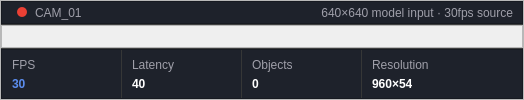
          <widget class="QFrame" name="frame_6">
           <property name="styleSheet">
            <string notr="true">#frame_6{
	border: 1px solid #363737;
}</string>
           </property>
           <property name="frameShape">
            <enum>QFrame::Shape::StyledPanel</enum>
           </property>
           <property name="frameShadow">
            <enum>QFrame::Shadow::Raised</enum>
           </property>
           <layout class="QVBoxLayout" name="verticalLayout_5">
            <property name="spacing">
             <number>0</number>
            </property>
            <property name="leftMargin">
             <number>0</number>
            </property>
            <property name="topMargin">
             <number>0</number>
            </property>
            <property name="rightMargin">
             <number>0</number>
            </property>
            <property name="bottomMargin">
             <number>0</number>
            </property>
            <item>
             <widget class="QFrame" name="frame_7">
              <property name="maximumSize">
               <size>
                <width>16777215</width>
                <height>25</height>
               </size>
              </property>
              <property name="styleSheet">
               <string notr="true">color: #9F9FA9;
background-color:#1e222b;</string>
              </property>
              <property name="frameShape">
               <enum>QFrame::Shape::StyledPanel</enum>
              </property>
              <property name="frameShadow">
               <enum>QFrame::Shadow::Raised</enum>
              </property>
              <layout class="QHBoxLayout" name="horizontalLayout_13">
               <property name="spacing">
                <number>0</number>
               </property>
               <property name="leftMargin">
                <number>15</number>
               </property>
               <property name="topMargin">
                <number>0</number>
               </property>
               <property name="bottomMargin">
                <number>0</number>
               </property>
               <item>
                <widget class="QFrame" name="frame_10">
                 <property name="minimumSize">
                  <size>
                   <width>0</width>
                   <height>0</height>
                  </size>
                 </property>
                 <property name="maximumSize">
                  <size>
                   <width>300</width>
                   <height>16777215</height>
                  </size>
                 </property>
                 <property name="styleSheet">
                  <string notr="true">color: #9F9FA9;
background-color:#1e222b;
border-radius: 4px;</string>
                 </property>
                 <property name="frameShape">
                  <enum>QFrame::Shape::StyledPanel</enum>
                 </property>
                 <property name="frameShadow">
                  <enum>QFrame::Shadow::Raised</enum>
                 </property>
                 <layout class="QHBoxLayout" name="horizontalLayout_14">
                  <property name="spacing">
                   <number>0</number>
                  </property>
                  <property name="leftMargin">
                   <number>0</number>
                  </property>
                  <property name="topMargin">
                   <number>0</number>
                  </property>
                  <property name="rightMargin">
                   <number>0</number>
                  </property>
                  <property name="bottomMargin">
                   <number>0</number>
                  </property>
                  <item>
                   <widget class="QLabel" name="label_live_dot_2">
                    <property name="minimumSize">
                     <size>
                      <width>10</width>
                      <height>10</height>
                     </size>
                    </property>
                    <property name="maximumSize">
                     <size>
                      <width>10</width>
                      <height>10</height>
                     </size>
                    </property>
                    <property name="styleSheet">
                     <string notr="true">background-color:#eb4034;
border-radius:5px;
border:None;</string>
                    </property>
                    <property name="text">
                     <string/>
                    </property>
                   </widget>
                  </item>
                  <item>
                   <widget class="QLabel" name="project_title_6">
                    <property name="font">
                     <font>
                      <family>Ubuntu</family>
                      <pointsize>9</pointsize>
                      <bold>false</bold>
                     </font>
                    </property>
                    <property name="styleSheet">
                     <string notr="true">padding-left: 5px;</string>
                    </property>
                    <property name="text">
                     <string>CAM_01</string>
                    </property>
                    <property name="margin">
                     <number>0</number>
                    </property>
                   </widget>
                  </item>
                 </layout>
                 <zorder>project_title_6</zorder>
                 <zorder>label_live_dot_2</zorder>
                </widget>
               </item>
               <item>
                <widget class="QLabel" name="project_title_7">
                 <property name="font">
                  <font>
                   <family>Ubuntu</family>
                   <pointsize>9</pointsize>
                   <bold>false</bold>
                  </font>
                 </property>
                 <property name="styleSheet">
                  <string notr="true"/>
                 </property>
                 <property name="text">
                  <string>640×640 model input · 30fps source</string>
                 </property>
                 <property name="alignment">
                  <set>Qt::AlignmentFlag::AlignRight|Qt::AlignmentFlag::AlignTrailing|Qt::AlignmentFlag::AlignVCenter</set>
                 </property>
                 <property name="margin">
                  <number>0</number>
                 </property>
                </widget>
               </item>
              </layout>
             </widget>
            </item>
            <item>
             <widget class="Line" name="line_2">
              <property name="maximumSize">
               <size>
                <width>16777215</width>
                <height>1</height>
               </size>
              </property>
              <property name="styleSheet">
               <string notr="true">background-color:#363737;</string>
              </property>
              <property name="orientation">
               <enum>Qt::Orientation::Horizontal</enum>
              </property>
             </widget>
            </item>
            <item>
             <widget class="QFrame" name="frm_videofeed">
              <property name="frameShape">
               <enum>QFrame::Shape::StyledPanel</enum>
              </property>
              <property name="frameShadow">
               <enum>QFrame::Shadow::Raised</enum>
              </property>
             </widget>
            </item>
            <item>
             <widget class="Line" name="line_11">
              <property name="minimumSize">
               <size>
                <width>0</width>
                <height>1</height>
               </size>
              </property>
              <property name="maximumSize">
               <size>
                <width>16777215</width>
                <height>1</height>
               </size>
              </property>
              <property name="styleSheet">
               <string notr="true">background-color:#363737;</string>
              </property>
              <property name="orientation">
               <enum>Qt::Orientation::Horizontal</enum>
              </property>
             </widget>
            </item>
            <item>
             <widget class="QFrame" name="frame_14">
              <property name="minimumSize">
               <size>
                <width>0</width>
                <height>50</height>
               </size>
              </property>
              <property name="maximumSize">
               <size>
                <width>16777215</width>
                <height>50</height>
               </size>
              </property>
              <property name="styleSheet">
               <string notr="true">background-color:#1e222b;</string>
              </property>
              <property name="frameShape">
               <enum>QFrame::Shape::StyledPanel</enum>
              </property>
              <property name="frameShadow">
               <enum>QFrame::Shadow::Raised</enum>
              </property>
              <layout class="QHBoxLayout" name="horizontalLayout_12">
               <property name="spacing">
                <number>0</number>
               </property>
               <property name="leftMargin">
                <number>0</number>
               </property>
               <property name="topMargin">
                <number>0</number>
               </property>
               <property name="rightMargin">
                <number>0</number>
               </property>
               <property name="bottomMargin">
                <number>0</number>
               </property>
               <item>
                <widget class="QFrame" name="frame_32">
                 <property name="minimumSize">
                  <size>
                   <width>120</width>
                   <height>0</height>
                  </size>
                 </property>
                 <property name="maximumSize">
                  <size>
                   <width>120</width>
                   <height>16777215</height>
                  </size>
                 </property>
                 <property name="styleSheet">
                  <string notr="true">border:none;</string>
                 </property>
                 <property name="frameShape">
                  <enum>QFrame::Shape::StyledPanel</enum>
                 </property>
                 <property name="frameShadow">
                  <enum>QFrame::Shadow::Raised</enum>
                 </property>
                 <layout class="QHBoxLayout" name="horizontalLayout_8">
                  <property name="spacing">
                   <number>0</number>
                  </property>
                  <property name="leftMargin">
                   <number>0</number>
                  </property>
                  <property name="topMargin">
                   <number>0</number>
                  </property>
                  <property name="rightMargin">
                   <number>0</number>
                  </property>
                  <property name="bottomMargin">
                   <number>0</number>
                  </property>
                  <item>
                   <widget class="QFrame" name="frame_31">
                    <property name="minimumSize">
                     <size>
                      <width>0</width>
                      <height>0</height>
                     </size>
                    </property>
                    <property name="maximumSize">
                     <size>
                      <width>16777215</width>
                      <height>16777215</height>
                     </size>
                    </property>
                    <property name="styleSheet">
                     <string notr="true">border:none;</string>
                    </property>
                    <property name="frameShape">
                     <enum>QFrame::Shape::StyledPanel</enum>
                    </property>
                    <property name="frameShadow">
                     <enum>QFrame::Shadow::Raised</enum>
                    </property>
                    <layout class="QVBoxLayout" name="verticalLayout_14">
                     <property name="spacing">
                      <number>0</number>
                     </property>
                     <property name="leftMargin">
                      <number>10</number>
                     </property>
                     <property name="topMargin">
                      <number>5</number>
                     </property>
                     <property name="rightMargin">
                      <number>0</number>
                     </property>
                     <property name="bottomMargin">
                      <number>5</number>
                     </property>
                     <item>
                      <widget class="QLabel" name="project_title_22">
                       <property name="maximumSize">
                        <size>
                         <width>40</width>
                         <height>16777215</height>
                        </size>
                       </property>
                       <property name="font">
                        <font>
                         <family>Ubuntu</family>
                         <pointsize>9</pointsize>
                         <kerning>true</kerning>
                        </font>
                       </property>
                       <property name="styleSheet">
                        <string notr="true">color: #9F9FA9;</string>
                       </property>
                       <property name="text">
                        <string>FPS</string>
                       </property>
                      </widget>
                     </item>
                     <item>
                      <widget class="QLabel" name="lbl_FPS">
                       <property name="maximumSize">
                        <size>
                         <width>40</width>
                         <height>16777215</height>
                        </size>
                       </property>
                       <property name="font">
                        <font>
                         <family>Ubuntu</family>
                         <pointsize>9</pointsize>
                         <bold>true</bold>
                         <kerning>true</kerning>
                        </font>
                       </property>
                       <property name="styleSheet">
                        <string notr="true">color: #5b8def;</string>
                       </property>
                       <property name="text">
                        <string>30</string>
                       </property>
                      </widget>
                     </item>
                    </layout>
                   </widget>
                  </item>
                  <item>
                   <widget class="Line" name="line_9">
                    <property name="minimumSize">
                     <size>
                      <width>1</width>
                      <height>0</height>
                     </size>
                    </property>
                    <property name="maximumSize">
                     <size>
                      <width>1</width>
                      <height>16777215</height>
                     </size>
                    </property>
                    <property name="styleSheet">
                     <string notr="true">background-color:#363737;</string>
                    </property>
                    <property name="orientation">
                     <enum>Qt::Orientation::Vertical</enum>
                    </property>
                   </widget>
                  </item>
                 </layout>
                </widget>
               </item>
               <item>
                <widget class="QFrame" name="frame_33">
                 <property name="minimumSize">
                  <size>
                   <width>120</width>
                   <height>0</height>
                  </size>
                 </property>
                 <property name="maximumSize">
                  <size>
                   <width>120</width>
                   <height>16777215</height>
                  </size>
                 </property>
                 <property name="styleSheet">
                  <string notr="true">border:none;</string>
                 </property>
                 <property name="frameShape">
                  <enum>QFrame::Shape::StyledPanel</enum>
                 </property>
                 <property name="frameShadow">
                  <enum>QFrame::Shadow::Raised</enum>
                 </property>
                 <layout class="QHBoxLayout" name="horizontalLayout_9">
                  <property name="spacing">
                   <number>0</number>
                  </property>
                  <property name="leftMargin">
                   <number>0</number>
                  </property>
                  <property name="topMargin">
                   <number>0</number>
                  </property>
                  <property name="rightMargin">
                   <number>0</number>
                  </property>
                  <property name="bottomMargin">
                   <number>0</number>
                  </property>
                  <item>
                   <widget class="QFrame" name="frame_34">
                    <property name="minimumSize">
                     <size>
                      <width>0</width>
                      <height>0</height>
                     </size>
                    </property>
                    <property name="maximumSize">
                     <size>
                      <width>16777215</width>
                      <height>16777215</height>
                     </size>
                    </property>
                    <property name="styleSheet">
                     <string notr="true">border:none;</string>
                    </property>
                    <property name="frameShape">
                     <enum>QFrame::Shape::StyledPanel</enum>
                    </property>
                    <property name="frameShadow">
                     <enum>QFrame::Shadow::Raised</enum>
                    </property>
                    <layout class="QVBoxLayout" name="verticalLayout_18">
                     <property name="spacing">
                      <number>0</number>
                     </property>
                     <property name="leftMargin">
                      <number>10</number>
                     </property>
                     <property name="topMargin">
                      <number>5</number>
                     </property>
                     <property name="rightMargin">
                      <number>0</number>
                     </property>
                     <property name="bottomMargin">
                      <number>5</number>
                     </property>
                     <item>
                      <widget class="QLabel" name="project_title_29">
                       <property name="maximumSize">
                        <size>
                         <width>50</width>
                         <height>16777215</height>
                        </size>
                       </property>
                       <property name="font">
                        <font>
                         <family>Ubuntu</family>
                         <pointsize>9</pointsize>
                         <kerning>true</kerning>
                        </font>
                       </property>
                       <property name="styleSheet">
                        <string notr="true">color: #9F9FA9;</string>
                       </property>
                       <property name="text">
                        <string>Latency</string>
                       </property>
                      </widget>
                     </item>
                     <item>
                      <widget class="QLabel" name="lbl_Latency">
                       <property name="maximumSize">
                        <size>
                         <width>40</width>
                         <height>16777215</height>
                        </size>
                       </property>
                       <property name="font">
                        <font>
                         <family>Ubuntu</family>
                         <pointsize>9</pointsize>
                         <bold>true</bold>
                         <kerning>true</kerning>
                        </font>
                       </property>
                       <property name="styleSheet">
                        <string notr="true">color: #ffffff;</string>
                       </property>
                       <property name="text">
                        <string>40</string>
                       </property>
                      </widget>
                     </item>
                    </layout>
                   </widget>
                  </item>
                  <item>
                   <widget class="Line" name="line_10">
                    <property name="minimumSize">
                     <size>
                      <width>1</width>
                      <height>0</height>
                     </size>
                    </property>
                    <property name="maximumSize">
                     <size>
                      <width>1</width>
                      <height>16777215</height>
                     </size>
                    </property>
                    <property name="styleSheet">
                     <string notr="true">background-color:#363737;</string>
                    </property>
                    <property name="orientation">
                     <enum>Qt::Orientation::Vertical</enum>
                    </property>
                   </widget>
                  </item>
                 </layout>
                </widget>
               </item>
               <item>
                <widget class="QFrame" name="frame_37">
                 <property name="minimumSize">
                  <size>
                   <width>120</width>
                   <height>0</height>
                  </size>
                 </property>
                 <property name="maximumSize">
                  <size>
                   <width>120</width>
                   <height>16777215</height>
                  </size>
                 </property>
                 <property name="styleSheet">
                  <string notr="true">border:none;</string>
                 </property>
                 <property name="frameShape">
                  <enum>QFrame::Shape::StyledPanel</enum>
                 </property>
                 <property name="frameShadow">
                  <enum>QFrame::Shadow::Raised</enum>
                 </property>
                 <layout class="QHBoxLayout" name="horizontalLayout_11">
                  <property name="spacing">
                   <number>0</number>
                  </property>
                  <property name="leftMargin">
                   <number>0</number>
                  </property>
                  <property name="topMargin">
                   <number>0</number>
                  </property>
                  <property name="rightMargin">
                   <number>0</number>
                  </property>
                  <property name="bottomMargin">
                   <number>0</number>
                  </property>
                  <item>
                   <widget class="QFrame" name="frame_38">
                    <property name="minimumSize">
                     <size>
                      <width>0</width>
                      <height>0</height>
                     </size>
                    </property>
                    <property name="maximumSize">
                     <size>
                      <width>16777215</width>
                      <height>16777215</height>
                     </size>
                    </property>
                    <property name="styleSheet">
                     <string notr="true">border:none;</string>
                    </property>
                    <property name="frameShape">
                     <enum>QFrame::Shape::StyledPanel</enum>
                    </property>
                    <property name="frameShadow">
                     <enum>QFrame::Shadow::Raised</enum>
                    </property>
                    <layout class="QVBoxLayout" name="verticalLayout_20">
                     <property name="spacing">
                      <number>0</number>
                     </property>
                     <property name="leftMargin">
                      <number>10</number>
                     </property>
                     <property name="topMargin">
                      <number>5</number>
                     </property>
                     <property name="rightMargin">
                      <number>0</number>
                     </property>
                     <property name="bottomMargin">
                      <number>5</number>
                     </property>
                     <item>
                      <widget class="QLabel" name="project_title_33">
                       <property name="maximumSize">
                        <size>
                         <width>40</width>
                         <height>16777215</height>
                        </size>
                       </property>
                       <property name="font">
                        <font>
                         <family>Ubuntu</family>
                         <pointsize>9</pointsize>
                         <kerning>true</kerning>
                        </font>
                       </property>
                       <property name="styleSheet">
                        <string notr="true">color: #9F9FA9;</string>
                       </property>
                       <property name="text">
                        <string>Objects</string>
                       </property>
                      </widget>
                     </item>
                     <item>
                      <widget class="QLabel" name="lbl_Objects">
                       <property name="maximumSize">
                        <size>
                         <width>40</width>
                         <height>16777215</height>
                        </size>
                       </property>
                       <property name="font">
                        <font>
                         <family>Ubuntu</family>
                         <pointsize>9</pointsize>
                         <bold>true</bold>
                         <kerning>true</kerning>
                        </font>
                       </property>
                       <property name="styleSheet">
                        <string notr="true">color: #ffffff;</string>
                       </property>
                       <property name="text">
                        <string>0</string>
                       </property>
                      </widget>
                     </item>
                    </layout>
                   </widget>
                  </item>
                  <item>
                   <widget class="Line" name="line_12">
                    <property name="minimumSize">
                     <size>
                      <width>1</width>
                      <height>0</height>
                     </size>
                    </property>
                    <property name="maximumSize">
                     <size>
                      <width>1</width>
                      <height>16777215</height>
                     </size>
                    </property>
                    <property name="styleSheet">
                     <string notr="true">background-color:#363737;</string>
                    </property>
                    <property name="orientation">
                     <enum>Qt::Orientation::Vertical</enum>
                    </property>
                   </widget>
                  </item>
                 </layout>
                </widget>
               </item>
               <item>
                <widget class="QFrame" name="frame_35">
                 <property name="minimumSize">
                  <size>
                   <width>120</width>
                   <height>0</height>
                  </size>
                 </property>
                 <property name="maximumSize">
                  <size>
                   <width>120</width>
                   <height>16777215</height>
                  </size>
                 </property>
                 <property name="styleSheet">
                  <string notr="true">border:none;</string>
                 </property>
                 <property name="frameShape">
                  <enum>QFrame::Shape::StyledPanel</enum>
                 </property>
                 <property name="frameShadow">
                  <enum>QFrame::Shadow::Raised</enum>
                 </property>
                 <layout class="QHBoxLayout" name="horizontalLayout_10">
                  <property name="spacing">
                   <number>0</number>
                  </property>
                  <property name="leftMargin">
                   <number>0</number>
                  </property>
                  <property name="topMargin">
                   <number>0</number>
                  </property>
                  <property name="rightMargin">
                   <number>0</number>
                  </property>
                  <property name="bottomMargin">
                   <number>0</number>
                  </property>
                  <item>
                   <widget class="QFrame" name="frame_36">
                    <property name="minimumSize">
                     <size>
                      <width>0</width>
                      <height>0</height>
                     </size>
                    </property>
                    <property name="maximumSize">
                     <size>
                      <width>16777215</width>
                      <height>16777215</height>
                     </size>
                    </property>
                    <property name="styleSheet">
                     <string notr="true">border:none;</string>
                    </property>
                    <property name="frameShape">
                     <enum>QFrame::Shape::StyledPanel</enum>
                    </property>
                    <property name="frameShadow">
                     <enum>QFrame::Shadow::Raised</enum>
                    </property>
                    <layout class="QVBoxLayout" name="verticalLayout_19">
                     <property name="spacing">
                      <number>0</number>
                     </property>
                     <property name="leftMargin">
                      <number>10</number>
                     </property>
                     <property name="topMargin">
                      <number>5</number>
                     </property>
                     <property name="rightMargin">
                      <number>0</number>
                     </property>
                     <property name="bottomMargin">
                      <number>5</number>
                     </property>
                     <item>
                      <widget class="QLabel" name="project_title_31">
                       <property name="maximumSize">
                        <size>
                         <width>60</width>
                         <height>16777215</height>
                        </size>
                       </property>
                       <property name="font">
                        <font>
                         <family>Ubuntu</family>
                         <pointsize>9</pointsize>
                         <kerning>true</kerning>
                        </font>
                       </property>
                       <property name="styleSheet">
                        <string notr="true">color: #9F9FA9;</string>
                       </property>
                       <property name="text">
                        <string>Resolution</string>
                       </property>
                      </widget>
                     </item>
                     <item>
                      <widget class="QLabel" name="lbl_Resolution">
                       <property name="maximumSize">
                        <size>
                         <width>40</width>
                         <height>16777215</height>
                        </size>
                       </property>
                       <property name="font">
                        <font>
                         <family>Ubuntu</family>
                         <pointsize>9</pointsize>
                         <bold>true</bold>
                         <kerning>true</kerning>
                        </font>
                       </property>
                       <property name="styleSheet">
                        <string notr="true">color: #ffffff;</string>
                       </property>
                       <property name="text">
                        <string>960×540</string>
                       </property>
                      </widget>
                     </item>
                    </layout>
                   </widget>
                  </item>
                 </layout>
                </widget>
               </item>
               <item>
                <spacer name="horizontalSpacer">
                 <property name="orientation">
                  <enum>Qt::Orientation::Horizontal</enum>
                 </property>
                 <property name="sizeHint" stdset="0">
                  <size>
                   <width>40</width>
                   <height>20</height>
                  </size>
                 </property>
                </spacer>
               </item>
              </layout>
             </widget>
            </item>
           </layout>
          </widget>
